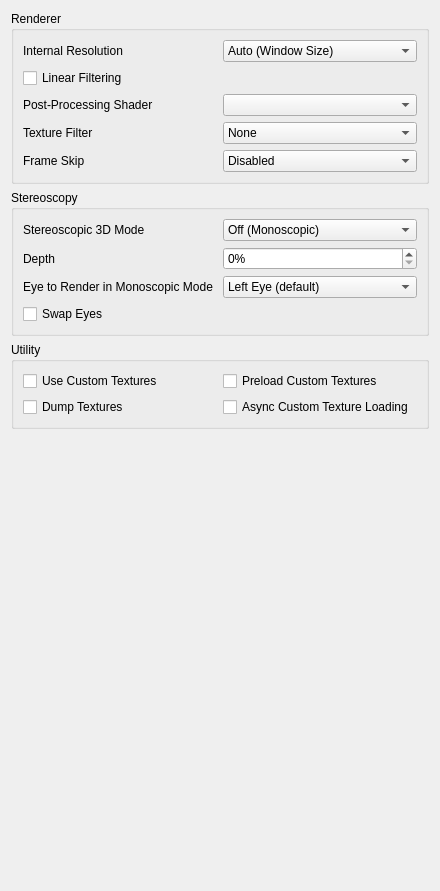
<?xml version="1.0" encoding="UTF-8"?>
<ui version="4.0">
 <class>ConfigureEnhancements</class>
 <widget class="QWidget" name="ConfigureEnhancements">
  <property name="geometry">
   <rect>
    <x>0</x>
    <y>0</y>
    <width>440</width>
    <height>891</height>
   </rect>
  </property>
  <property name="minimumSize">
   <size>
    <width>0</width>
    <height>0</height>
   </size>
  </property>
  <property name="windowTitle">
   <string>Form</string>
  </property>
  <layout class="QVBoxLayout" name="verticalLayout_2">
   <item>
    <widget class="QGroupBox" name="rendererBox">
     <property name="title">
      <string>Renderer</string>
     </property>
     <layout class="QVBoxLayout" name="verticalLayout_3">
      <item>
       <widget class="QWidget" name="widget_resolution" native="true">
        <layout class="QHBoxLayout" name="horizontalLayout_1">
         <property name="leftMargin">
          <number>0</number>
         </property>
         <property name="topMargin">
          <number>0</number>
         </property>
         <property name="rightMargin">
          <number>0</number>
         </property>
         <property name="bottomMargin">
          <number>0</number>
         </property>
         <item>
          <widget class="QLabel" name="resolution_label">
           <property name="toolTip">
            <string>&lt;html&gt;&lt;head/&gt;&lt;body&gt;&lt;p&gt;Specifies the resolution used to render at. Higher resolutions improve visual quality, but may impact performance and cause glitches in certain games.&lt;/p&gt;&lt;/body&gt;&lt;/html&gt;</string>
           </property>
           <property name="text">
            <string>Internal Resolution</string>
           </property>
          </widget>
         </item>
         <item>
          <widget class="QComboBox" name="resolution_factor_combobox">
           <item>
            <property name="text">
             <string>Auto (Window Size)</string>
            </property>
           </item>
           <item>
            <property name="text">
             <string>Native (400x240)</string>
            </property>
           </item>
           <item>
            <property name="text">
             <string>2x Native (800x480)</string>
            </property>
           </item>
           <item>
            <property name="text">
             <string>3x Native (1200x720)</string>
            </property>
           </item>
           <item>
            <property name="text">
             <string>4x Native (1600x960)</string>
            </property>
           </item>
           <item>
            <property name="text">
             <string>5x Native (2000x1200)</string>
            </property>
           </item>
           <item>
            <property name="text">
             <string>6x Native (2400x1440)</string>
            </property>
           </item>
           <item>
            <property name="text">
             <string>7x Native (2800x1680)</string>
            </property>
           </item>
           <item>
            <property name="text">
             <string>8x Native (3200x1920)</string>
            </property>
           </item>
           <item>
            <property name="text">
             <string>9x Native (3600x2160)</string>
            </property>
           </item>
           <item>
            <property name="text">
             <string>10x Native (4000x2400)</string>
            </property>
           </item>
           <item>
            <property name="text">
             <string>11x Native (4400x2640)</string>
            </property>
           </item>
           <item>
            <property name="text">
             <string>12x Native (4800x2880)</string>
            </property>
           </item>
           <item>
            <property name="text">
             <string>13x Native (5200x3120)</string>
            </property>
           </item>
           <item>
            <property name="text">
             <string>14x Native (5600x3360)</string>
            </property>
           </item>
           <item>
            <property name="text">
             <string>15x Native (6000x3600)</string>
            </property>
           </item>
           <item>
            <property name="text">
             <string>16x Native (6400x3840)</string>
            </property>
           </item>
           <item>
            <property name="text">
             <string>17x Native (6800x4080)</string>
            </property>
           </item>
           <item>
            <property name="text">
             <string>18x Native (7200x4320)</string>
            </property>
           </item>
           <item>
            <property name="text">
             <string>19x Native (7600x4560)</string>
            </property>
           </item>
           <item>
            <property name="text">
             <string>20x Native (8000x4800)</string>
            </property>
           </item>
          </widget>
         </item>
        </layout>
       </widget>
      </item>
      <item>
       <widget class="QCheckBox" name="toggle_linear_filter">
        <property name="toolTip">
         <string>&lt;html&gt;&lt;head/&gt;&lt;body&gt;&lt;p&gt;Enables linear filtering, which causes game visuals to appear smoother.&lt;/p&gt;&lt;/body&gt;&lt;/html&gt;</string>
        </property>
        <property name="text">
         <string>Linear Filtering</string>
        </property>
       </widget>
      </item>
      <item>
       <widget class="QWidget" name="widget_shader" native="true">
        <layout class="QHBoxLayout" name="horizontalLayout_2">
         <property name="leftMargin">
          <number>0</number>
         </property>
         <property name="topMargin">
          <number>0</number>
         </property>
         <property name="rightMargin">
          <number>0</number>
         </property>
         <property name="bottomMargin">
          <number>0</number>
         </property>
         <item>
          <widget class="QLabel" name="shader_label">
           <property name="text">
            <string>Post-Processing Shader</string>
           </property>
          </widget>
         </item>
         <item>
          <widget class="QComboBox" name="shader_combobox"/>
         </item>
        </layout>
       </widget>
      </item>
      <item>
       <widget class="QWidget" name="widget_texture_filter" native="true">
        <layout class="QHBoxLayout" name="horizontalLayout_3">
         <property name="leftMargin">
          <number>0</number>
         </property>
         <property name="topMargin">
          <number>0</number>
         </property>
         <property name="rightMargin">
          <number>0</number>
         </property>
         <property name="bottomMargin">
          <number>0</number>
         </property>
         <item>
          <widget class="QLabel" name="texture_filter_label">
           <property name="toolTip">
            <string>&lt;html&gt;&lt;head/&gt;&lt;body&gt;&lt;p&gt;Enhances the visuals of games by applying a filter to textures.&lt;/p&gt;&lt;p&gt;The supported filters are Anime4K Ultrafast, Bicubic, ScaleForce, xBRZ freescale, and MMPX.&lt;/p&gt;&lt;/body&gt;&lt;/html&gt;</string>
           </property>
           <property name="text">
            <string>Texture Filter</string>
           </property>
          </widget>
         </item>
         <item>
          <widget class="QComboBox" name="texture_filter_combobox">
           <item>
            <property name="text">
             <string>None</string>
            </property>
           </item>
           <item>
            <property name="text">
             <string>Anime4K Ultrafast</string>
            </property>
           </item>
           <item>
            <property name="text">
             <string>Bicubic</string>
            </property>
           </item>
           <item>
            <property name="text">
             <string>ScaleForce</string>
            </property>
           </item>
           <item>
            <property name="text">
             <string>xBRZ Freescale</string>
            </property>
           </item>
           <item>
            <property name="text">
             <string>MMPX</string>
            </property>
           </item>
          </widget>
         </item>
        </layout>
       </widget>
      </item>
      <item>
       <widget class="QWidget" name="widget_frame_skip" native="true">
        <layout class="QHBoxLayout" name="horizontalLayout_4">
         <property name="leftMargin">
          <number>0</number>
         </property>
         <property name="topMargin">
          <number>0</number>
         </property>
         <property name="rightMargin">
          <number>0</number>
         </property>
         <property name="bottomMargin">
          <number>0</number>
         </property>
         <item>
          <widget class="QLabel" name="frame_skip_label">
           <property name="toolTip">
            <string>&lt;html&gt;&lt;head/&gt;&lt;body&gt;&lt;p&gt;The number of frames to skip.&lt;/p&gt;&lt;p&gt;May not work well with Realtime Audio enabled. Experimental.&lt;/p&gt;&lt;/body&gt;&lt;/html&gt;</string>
           </property>
           <property name="text">
            <string>Frame Skip</string>
           </property>
          </widget>
         </item>
         <item>
          <widget class="QComboBox" name="frame_skip_combobox">
           <item>
            <property name="text">
             <string>Disabled</string>
            </property>
           </item>
           <item>
            <property name="text">
             <string>x2</string>
            </property>
           </item>
           <item>
            <property name="text">
             <string>x4</string>
            </property>
           </item>
           <item>
            <property name="text">
             <string>x8</string>
            </property>
           </item>
           <item>
            <property name="text">
             <string>x16</string>
            </property>
           </item>
          </widget>
         </item>
        </layout>
       </widget>
      </item>
     </layout>
    </widget>
   </item>
   <item>
    <widget class="QGroupBox" name="stereo_group">
     <property name="title">
      <string>Stereoscopy</string>
     </property>
     <layout class="QVBoxLayout" name="verticalLayout_4">
      <item>
       <layout class="QHBoxLayout" name="horizontalLayout_5">
        <item>
         <widget class="QLabel" name="label_4">
          <property name="text">
           <string>Stereoscopic 3D Mode</string>
          </property>
         </widget>
        </item>
        <item>
         <widget class="QComboBox" name="render_3d_combobox">
          <item>
           <property name="text">
            <string>Off (Monoscopic)</string>
           </property>
          </item>
          <item>
           <property name="text">
            <string>Side by Side</string>
           </property>
          </item>
          <item>
           <property name="text">
            <string>Side by Side Full Width</string>
           </property>
          </item>
          <item>
           <property name="text">
            <string>Anaglyph</string>
           </property>
          </item>
          <item>
           <property name="text">
            <string>Interlaced</string>
           </property>
          </item>
          <item>
           <property name="text">
            <string>Reverse Interlaced</string>
           </property>
          </item>
         </widget>
        </item>
       </layout>
      </item>
      <item>
       <layout class="QHBoxLayout" name="horizontalLayout_6">
        <item>
         <widget class="QLabel" name="label_3">
           <property name="toolTip">
            <string>&lt;html&gt;&lt;head/&gt;&lt;body&gt;&lt;p&gt;Specifies the amount of 3D depth. This should be set to higher than 0% when Stereoscopic 3D is enabled.&lt;/p&gt;&lt;/body&gt;&lt;/html&gt;</string>
           </property>
          <property name="text">
           <string>Depth</string>
          </property>
         </widget>
        </item>
        <item>
         <widget class="QSpinBox" name="factor_3d">
          <property name="suffix">
           <string>%</string>
          </property>
          <property name="minimum">
           <number>0</number>
          </property>
          <property name="maximum">
           <number>255</number>
          </property>
          <property name="value">
           <number>0</number>
          </property>
         </widget>
        </item>
       </layout>
      </item>
      <item>
       <layout class="QHBoxLayout" name="horizontalLayout_7">
        <item>
         <widget class="QLabel" name="label_6">
          <property name="toolTip">
           <string>&lt;html&gt;&lt;head/&gt;&lt;body&gt;&lt;p&gt;Change default eye to render when Stereoscopic 3D Mode is set to Off.&lt;/p&gt;&lt;/body&gt;&lt;/html&gt;</string>
          </property>
          <property name="text">
           <string>Eye to Render in Monoscopic Mode</string>
          </property>
         </widget>
        </item>
        <item>
         <widget class="QComboBox" name="mono_rendering_eye">
          <item>
           <property name="text">
            <string>Left Eye (default)</string>
           </property>
          </item>
          <item>
           <property name="text">
            <string>Right Eye</string>
           </property>
          </item>
         </widget>
        </item>
       </layout>
      </item>
      <item>
       <widget class="QCheckBox" name="swap_eyes_3d">
        <property name="toolTip">
         <string>&lt;html&gt;&lt;head/&gt;&lt;body&gt;&lt;p&gt;Swaps which eye is shown where. Combine with 'Side by Side' Stereoscopic 3D Mode and cross your eyes to experience 3D with no equipment.&lt;/p&gt;&lt;/body&gt;&lt;/html&gt;</string>
        </property>
        <property name="text">
         <string>Swap Eyes</string>
        </property>
       </widget>
      </item>
     </layout>
    </widget>
   </item>
   <item>
    <widget class="QGroupBox" name="utilityBox">
     <property name="title">
      <string>Utility</string>
     </property>
     <layout class="QGridLayout" name="gridLayout_1">
      <item row="1" column="0">
       <widget class="QCheckBox" name="toggle_custom_textures">
        <property name="toolTip">
         <string>&lt;html&gt;&lt;head/&gt;&lt;body&gt;&lt;p&gt;Replace textures with PNG files.&lt;/p&gt;&lt;p&gt;Textures are loaded from load/textures/[Title ID]/.&lt;/p&gt;&lt;/body&gt;&lt;/html&gt;</string>
        </property>
        <property name="text">
         <string>Use Custom Textures</string>
        </property>
       </widget>
      </item>
      <item row="2" column="0">
       <widget class="QCheckBox" name="toggle_dump_textures">
        <property name="toolTip">
         <string>&lt;html&gt;&lt;head/&gt;&lt;body&gt;&lt;p&gt;Dump textures to PNG files.&lt;/p&gt;&lt;p&gt;Textures are dumped to dump/textures/[Title ID]/.&lt;/p&gt;&lt;/body&gt;&lt;/html&gt;</string>
        </property>
        <property name="text">
         <string>Dump Textures</string>
        </property>
       </widget>
      </item>
      <item row="1" column="1">
       <widget class="QCheckBox" name="toggle_preload_textures">
        <property name="toolTip">
         <string>&lt;html&gt;&lt;head/&gt;&lt;body&gt;&lt;p&gt;Load all custom textures into memory rather than when the game requires them. Not recommended for devices with less than 8GB of RAM. 12GB+ recommended.&lt;/p&gt;&lt;/body&gt;&lt;/html&gt;</string>
        </property>
        <property name="text">
         <string>Preload Custom Textures</string>
        </property>
       </widget>
      </item>
      <item row="2" column="1">
       <widget class="QCheckBox" name="toggle_async_custom_loading">
        <property name="toolTip">
         <string>&lt;html&gt;&lt;head/&gt;&lt;body&gt;&lt;p&gt;Load custom textures asynchronously with background threads to reduce loading stutter&lt;/p&gt;&lt;/body&gt;&lt;/html&gt;</string>
        </property>
        <property name="text">
         <string>Async Custom Texture Loading</string>
        </property>
       </widget>
      </item>
     </layout>
    </widget>
   </item>
   <item>
    <spacer name="verticalSpacer">
     <property name="orientation">
      <enum>Qt::Vertical</enum>
     </property>
     <property name="sizeHint" stdset="0">
      <size>
       <width>20</width>
       <height>270</height>
      </size>
     </property>
    </spacer>
   </item>
  </layout>
 </widget>
 <tabstops>
  <tabstop>resolution_factor_combobox</tabstop>
  <tabstop>toggle_linear_filter</tabstop>
  <tabstop>shader_combobox</tabstop>
  <tabstop>texture_filter_combobox</tabstop>
  <tabstop>frame_skip_combobox</tabstop>
  <tabstop>render_3d_combobox</tabstop>
  <tabstop>factor_3d</tabstop>
  <tabstop>mono_rendering_eye</tabstop>
  <tabstop>toggle_custom_textures</tabstop>
  <tabstop>toggle_dump_textures</tabstop>
  <tabstop>toggle_preload_textures</tabstop>
 </tabstops>
 <resources/>
 <connections/>
</ui>
